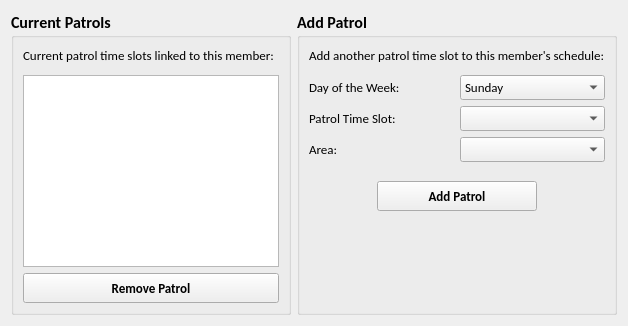
            <widget class="QWidget" name="tabMemberPatrols">
             <property name="enabled">
              <bool>true</bool>
             </property>
             <attribute name="title">
              <string>Patrols</string>
             </attribute>
             <layout class="QGridLayout" name="gridLayout_37">
              <item row="0" column="0">
               <widget class="QGroupBox" name="groupBox_6">
                <property name="font">
                 <font>
                  <family>Calibri</family>
                  <pointsize>12</pointsize>
                  <weight>75</weight>
                  <bold>true</bold>
                 </font>
                </property>
                <property name="title">
                 <string>Current Patrols</string>
                </property>
                <layout class="QGridLayout" name="gridLayout_32">
                 <item row="0" column="0">
                  <layout class="QGridLayout" name="gridLayout_31">
                   <item row="0" column="0">
                    <widget class="QLabel" name="label_5">
                     <property name="minimumSize">
                      <size>
                       <width>0</width>
                       <height>22</height>
                      </size>
                     </property>
                     <property name="font">
                      <font>
                       <pointsize>10</pointsize>
                       <weight>50</weight>
                       <bold>false</bold>
                      </font>
                     </property>
                     <property name="text">
                      <string>Current patrol time slots linked to this member:</string>
                     </property>
                     <property name="alignment">
                      <set>Qt::AlignLeading|Qt::AlignLeft|Qt::AlignTop</set>
                     </property>
                    </widget>
                   </item>
                   <item row="2" column="0">
                    <widget class="QPushButton" name="buttonRemovePatrolLink">
                     <property name="minimumSize">
                      <size>
                       <width>0</width>
                       <height>30</height>
                      </size>
                     </property>
                     <property name="maximumSize">
                      <size>
                       <width>1500</width>
                       <height>30</height>
                      </size>
                     </property>
                     <property name="baseSize">
                      <size>
                       <width>120</width>
                       <height>30</height>
                      </size>
                     </property>
                     <property name="font">
                      <font>
                       <family>Calibri</family>
                       <pointsize>10</pointsize>
                       <weight>75</weight>
                       <bold>true</bold>
                      </font>
                     </property>
                     <property name="cursor">
                      <cursorShape>PointingHandCursor</cursorShape>
                     </property>
                     <property name="text">
                      <string>Remove Patrol</string>
                     </property>
                    </widget>
                   </item>
                   <item row="1" column="0">
                    <widget class="QTableView" name="tableLinkedPatrols">
                     <property name="editTriggers">
                      <set>QAbstractItemView::NoEditTriggers</set>
                     </property>
                     <property name="selectionMode">
                      <enum>QAbstractItemView::SingleSelection</enum>
                     </property>
                     <property name="selectionBehavior">
                      <enum>QAbstractItemView::SelectRows</enum>
                     </property>
                    </widget>
                   </item>
                  </layout>
                 </item>
                </layout>
               </widget>
              </item>
              <item row="0" column="1">
               <widget class="QGroupBox" name="groupBox_5">
                <property name="font">
                 <font>
                  <family>Calibri</family>
                  <pointsize>12</pointsize>
                  <weight>75</weight>
                  <bold>true</bold>
                 </font>
                </property>
                <property name="title">
                 <string>Add Patrol</string>
                </property>
                <layout class="QGridLayout" name="gridLayout_12">
                 <item row="0" column="0">
                  <widget class="QLabel" name="label_6">
                   <property name="minimumSize">
                    <size>
                     <width>0</width>
                     <height>22</height>
                    </size>
                   </property>
                   <property name="font">
                    <font>
                     <pointsize>10</pointsize>
                     <weight>50</weight>
                     <bold>false</bold>
                    </font>
                   </property>
                   <property name="text">
                    <string>Add another patrol time slot to this member's schedule:</string>
                   </property>
                   <property name="alignment">
                    <set>Qt::AlignLeading|Qt::AlignLeft|Qt::AlignTop</set>
                   </property>
                  </widget>
                 </item>
                 <item row="1" column="0">
                  <layout class="QGridLayout" name="gridLayout_11">
                   <item row="0" column="0">
                    <widget class="QLabel" name="labelName_12">
                     <property name="font">
                      <font>
                       <family>Calibri</family>
                       <pointsize>10</pointsize>
                       <weight>50</weight>
                       <bold>false</bold>
                      </font>
                     </property>
                     <property name="text">
                      <string>Day of the Week:</string>
                     </property>
                     <property name="alignment">
                      <set>Qt::AlignLeading|Qt::AlignLeft|Qt::AlignVCenter</set>
                     </property>
                    </widget>
                   </item>
                   <item row="0" column="1">
                    <widget class="QComboBox" name="comboAddPatrolWeekDay">
                     <property name="minimumSize">
                      <size>
                       <width>0</width>
                       <height>24</height>
                      </size>
                     </property>
                     <property name="font">
                      <font>
                       <pointsize>10</pointsize>
                       <weight>50</weight>
                       <bold>false</bold>
                      </font>
                     </property>
                     <item>
                      <property name="text">
                       <string>Sunday</string>
                      </property>
                     </item>
                     <item>
                      <property name="text">
                       <string>Monday</string>
                      </property>
                     </item>
                     <item>
                      <property name="text">
                       <string>Tuesday</string>
                      </property>
                     </item>
                     <item>
                      <property name="text">
                       <string>Wednesday</string>
                      </property>
                     </item>
                     <item>
                      <property name="text">
                       <string>Thursday</string>
                      </property>
                     </item>
                     <item>
                      <property name="text">
                       <string>Friday</string>
                      </property>
                     </item>
                     <item>
                      <property name="text">
                       <string>Saturday</string>
                      </property>
                     </item>
                    </widget>
                   </item>
                   <item row="1" column="0">
                    <widget class="QLabel" name="labelName_14">
                     <property name="font">
                      <font>
                       <family>Calibri</family>
                       <pointsize>10</pointsize>
                       <weight>50</weight>
                       <bold>false</bold>
                      </font>
                     </property>
                     <property name="text">
                      <string>Patrol Time Slot:</string>
                     </property>
                     <property name="alignment">
                      <set>Qt::AlignLeading|Qt::AlignLeft|Qt::AlignVCenter</set>
                     </property>
                    </widget>
                   </item>
                   <item row="1" column="1">
                    <widget class="QComboBox" name="comboAddPatrolTimeSlot">
                     <property name="minimumSize">
                      <size>
                       <width>0</width>
                       <height>24</height>
                      </size>
                     </property>
                     <property name="font">
                      <font>
                       <pointsize>10</pointsize>
                       <weight>50</weight>
                       <bold>false</bold>
                      </font>
                     </property>
                    </widget>
                   </item>
                   <item row="2" column="0">
                    <widget class="QLabel" name="labelName_17">
                     <property name="font">
                      <font>
                       <family>Calibri</family>
                       <pointsize>10</pointsize>
                       <weight>50</weight>
                       <bold>false</bold>
                      </font>
                     </property>
                     <property name="text">
                      <string>Area:</string>
                     </property>
                     <property name="alignment">
                      <set>Qt::AlignLeading|Qt::AlignLeft|Qt::AlignVCenter</set>
                     </property>
                    </widget>
                   </item>
                   <item row="2" column="1">
                    <widget class="QComboBox" name="comboAddPatrolArea">
                     <property name="minimumSize">
                      <size>
                       <width>0</width>
                       <height>24</height>
                      </size>
                     </property>
                     <property name="font">
                      <font>
                       <pointsize>10</pointsize>
                       <weight>50</weight>
                       <bold>false</bold>
                      </font>
                     </property>
                    </widget>
                   </item>
                  </layout>
                 </item>
                 <item row="2" column="0">
                  <spacer name="verticalSpacer_11">
                   <property name="orientation">
                    <enum>Qt::Vertical</enum>
                   </property>
                   <property name="sizeType">
                    <enum>QSizePolicy::Fixed</enum>
                   </property>
                   <property name="sizeHint" stdset="0">
                    <size>
                     <width>20</width>
                     <height>13</height>
                    </size>
                   </property>
                  </spacer>
                 </item>
                 <item row="3" column="0">
                  <layout class="QGridLayout" name="gridLayout_34">
                   <item row="0" column="2">
                    <spacer name="horizontalSpacer_18">
                     <property name="orientation">
                      <enum>Qt::Horizontal</enum>
                     </property>
                     <property name="sizeHint" stdset="0">
                      <size>
                       <width>40</width>
                       <height>20</height>
                      </size>
                     </property>
                    </spacer>
                   </item>
                   <item row="0" column="0">
                    <spacer name="horizontalSpacer_17">
                     <property name="orientation">
                      <enum>Qt::Horizontal</enum>
                     </property>
                     <property name="sizeHint" stdset="0">
                      <size>
                       <width>40</width>
                       <height>20</height>
                      </size>
                     </property>
                    </spacer>
                   </item>
                   <item row="0" column="1">
                    <widget class="QPushButton" name="buttonAddPatrolLink">
                     <property name="minimumSize">
                      <size>
                       <width>160</width>
                       <height>30</height>
                      </size>
                     </property>
                     <property name="maximumSize">
                      <size>
                       <width>160</width>
                       <height>30</height>
                      </size>
                     </property>
                     <property name="baseSize">
                      <size>
                       <width>120</width>
                       <height>30</height>
                      </size>
                     </property>
                     <property name="font">
                      <font>
                       <family>Calibri</family>
                       <pointsize>10</pointsize>
                       <weight>75</weight>
                       <bold>true</bold>
                      </font>
                     </property>
                     <property name="cursor">
                      <cursorShape>PointingHandCursor</cursorShape>
                     </property>
                     <property name="text">
                      <string>Add Patrol</string>
                     </property>
                    </widget>
                   </item>
                   <item row="1" column="1">
                    <spacer name="verticalSpacer_12">
                     <property name="orientation">
                      <enum>Qt::Vertical</enum>
                     </property>
                     <property name="sizeHint" stdset="0">
                      <size>
                       <width>20</width>
                       <height>40</height>
                      </size>
                     </property>
                    </spacer>
                   </item>
                  </layout>
                 </item>
                </layout>
               </widget>
              </item>
             </layout>
            </widget>
